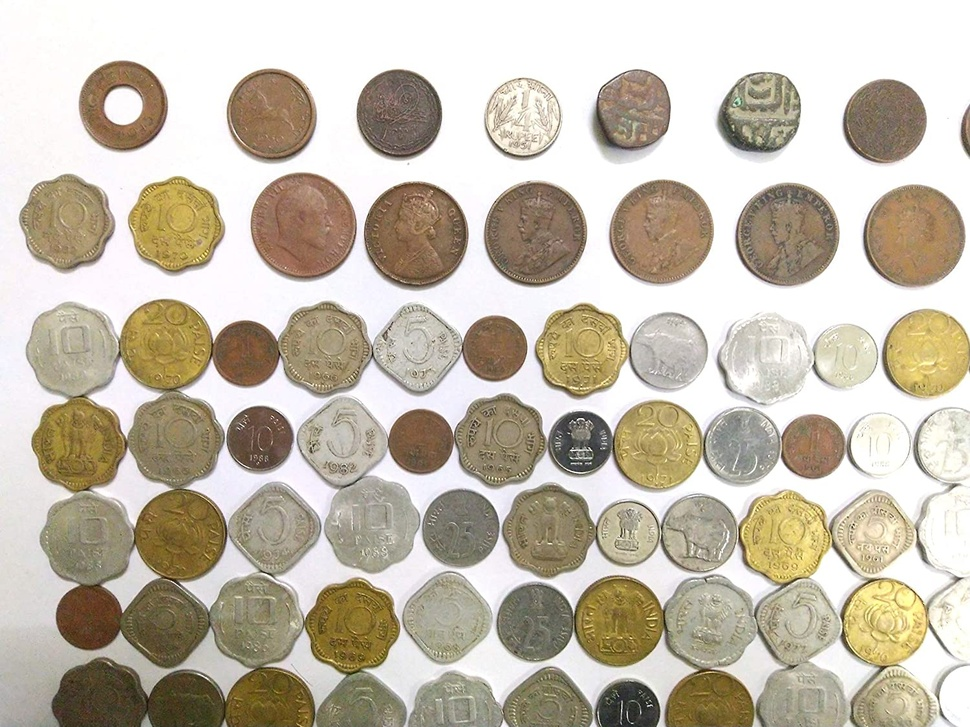
#> input picture Lab 7/coins1.jpg, 970 x 727 px, shrunk from 1500 x 1125 before the run
$ jupyter execute --allow-errors ImageSegmentation.ipynb
#> lines starting #> are read from the running program, lines starting #| are printed output that depends on the picture; after the words box and inside, x2 and y2 are one past the last pixel; in counts of white or black regions, pixels touching at a corner belong together
# Image Segmentation

[cell 1]
import cv2 as cv
import numpy as np
import matplotlib.pyplot as plt

img = cv.imread('coins1.jpg', 0)
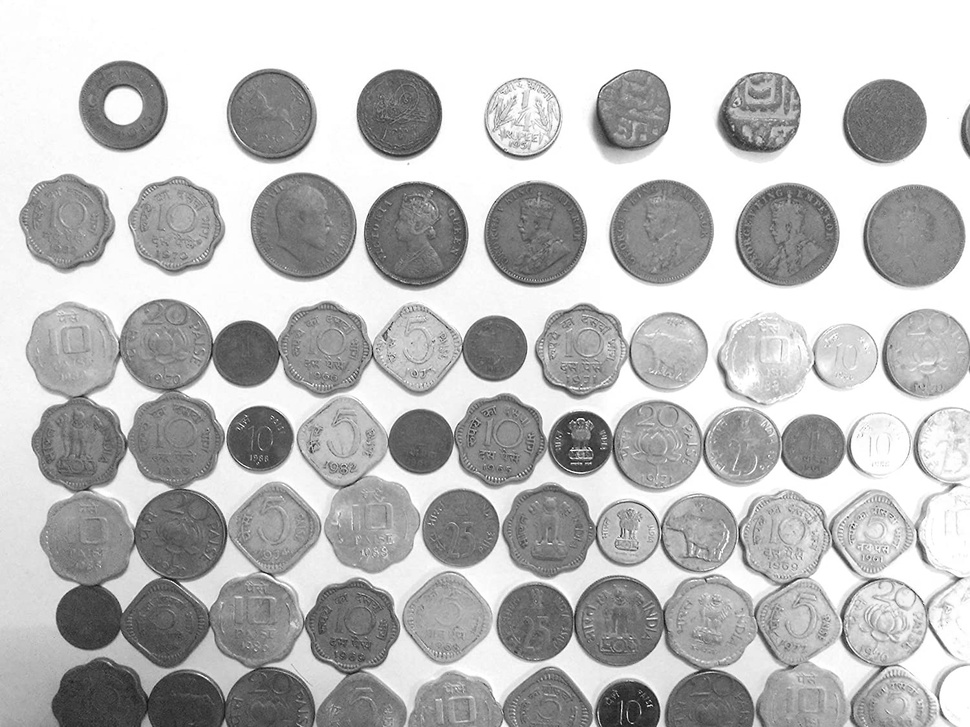
#> img: shape (727, 970); min 0, max 255, mean 188.2
_, thres_img = cv.threshold(img, 0, 255, cv.THRESH_BINARY_INV + cv.THRESH_OTSU)
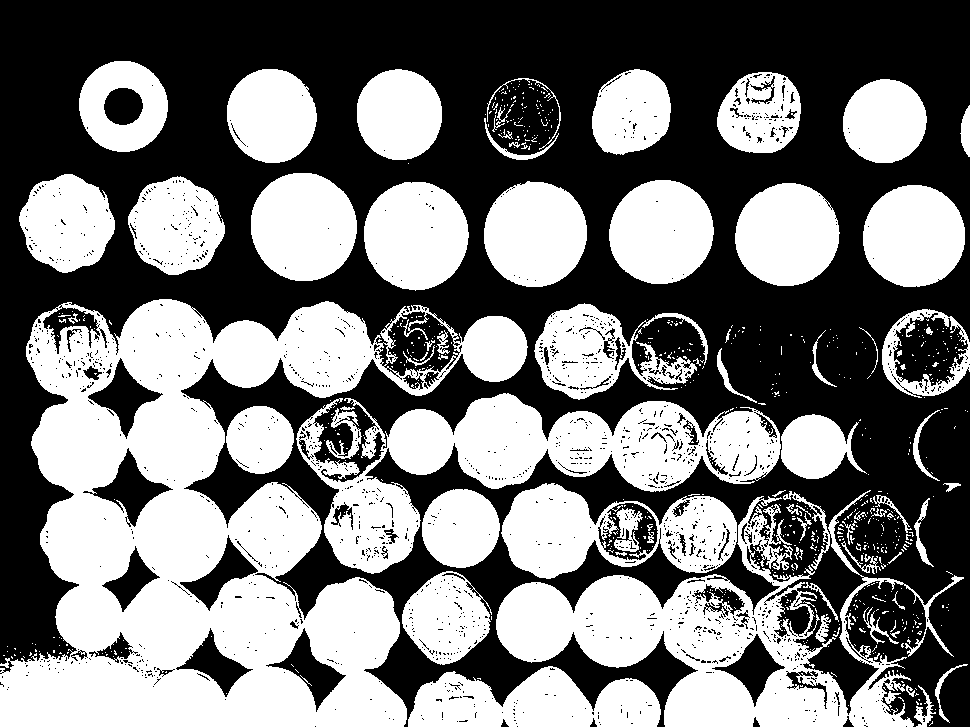
#> thres_img: shape (727, 970); 46.9% white; 678 white regions (603 under 20 px), largest, box (x1, y1, x2, y2) and area: (0, 299, 528, 727) 106649, (496, 490, 964, 727) 35157, (296, 393, 781, 574) 31842
cv.imshow('thres_img', thres_img)

# noise removal
kernel = np.ones((3, 3), np.uint8)
opening = cv.morphologyEx(thres_img, cv.MORPH_OPEN, kernel, iterations = 1)
#> opening: shape (727, 970); 44.8% white; 206 white regions (96 under 20 px), largest, box (x1, y1, x2, y2) and area: (0, 299, 450, 727) 100458, (496, 575, 848, 727) 26891, (381, 393, 781, 492) 22675
cv.imshow('opening', opening)
# # sure background area
sure_bg = cv.dilate(opening, kernel, iterations = 3)
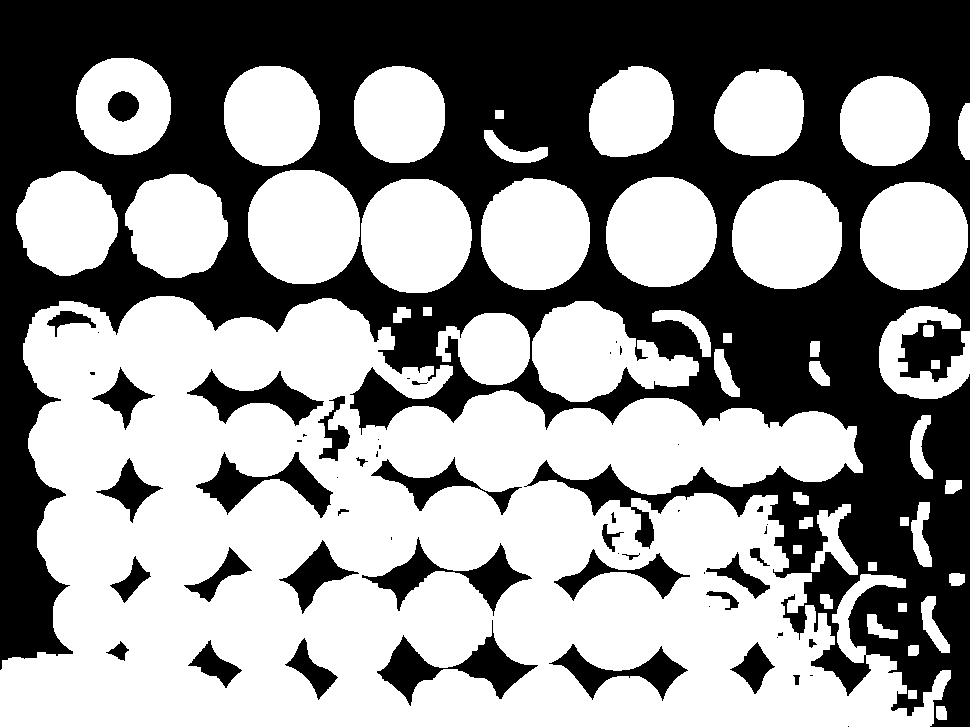
#> sure_bg: shape (727, 970); 56.5% white; 56 black regions (24 under 20 px), largest, box (x1, y1, x2, y2) and area: (0, 0, 970, 727) 273965, (377, 620, 538, 706) 3883, (362, 537, 532, 616) 3367
cv.imshow('sure_bg', sure_bg)

# Finding sure foreground area
dist = cv.distanceTransform(opening, cv.DIST_L2, 3)
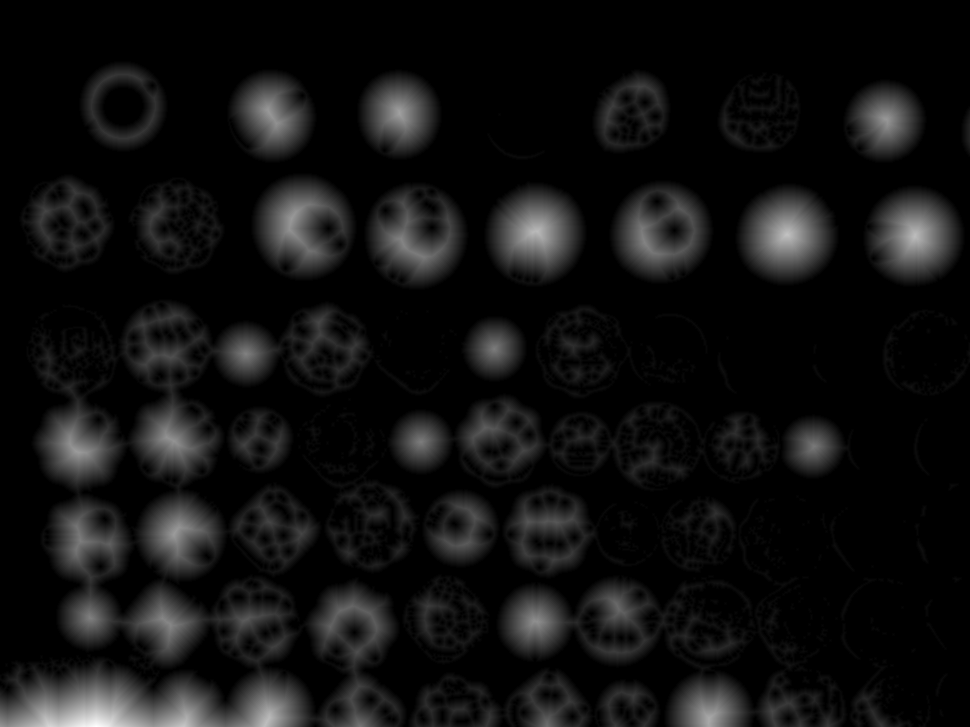
#> dist: shape (727, 970) float32; min 0, max 65.01, mean 4.4; drawn with min black and max white
ret, dist1 = cv.threshold(dist, 0.6*dist.max(), 255, 0)
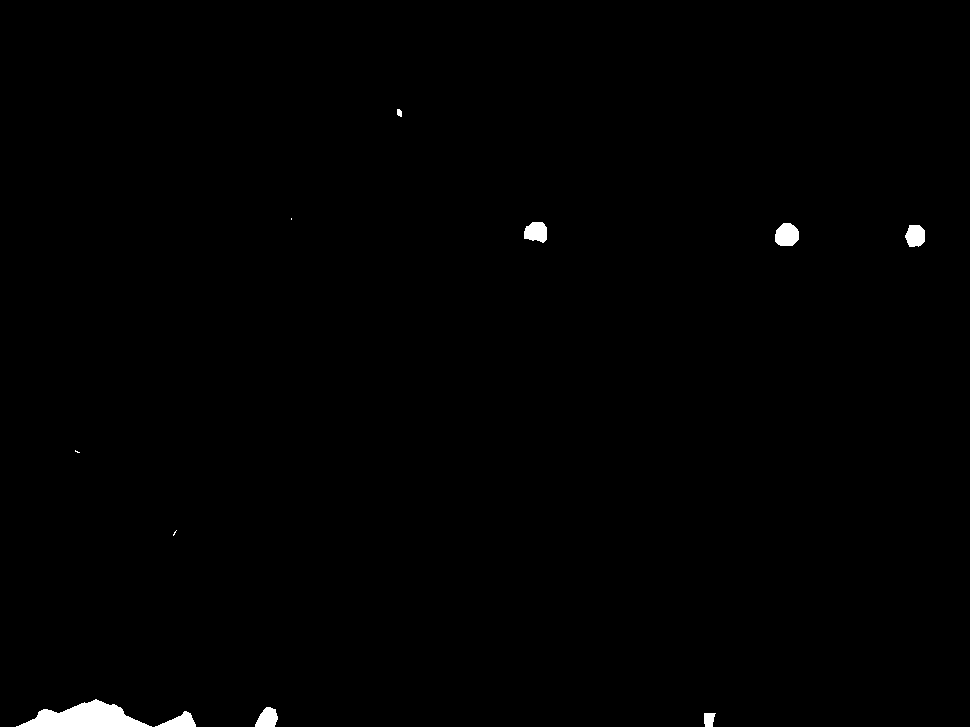
#> dist1: shape (727, 970) float32; 0.58% white; 11 white regions (3 under 20 px), largest, box (x1, y1, x2, y2) and area: (16, 699, 152, 727) 2068, (775, 223, 799, 246) 450, (524, 222, 547, 243) 382
#> ret = 39.01

markers = np.zeros(dist.shape, dtype=np.int32)
dist_8u = dist1.astype('uint8')
#> dist_8u: shape (727, 970); 0.58% white; 11 white regions (3 under 20 px)
contours, _ = cv.findContours(dist_8u, cv.RETR_EXTERNAL, cv.CHAIN_APPROX_SIMPLE)
#> contours = 11 contours, 3 with area under 20; largest, box (x1, y1, x2, y2) and area: (16, 699, 152, 727) 1929, (775, 223, 799, 246) 416, (524, 222, 547, 243) 348, (905, 225, 925, 247) 325, (255, 707, 278, 727) 301, (155, 711, 196, 727) 292, (704, 713, 716, 727) 114, (397, 109, 402, 117) 23
for i in range(len(contours)):
    cv.drawContours(markers, contours, i, (i+1), -1)
#> this loop made 11 passes
#> markers: shape (727, 970) int32; 12 distinct labels, from 0 to 11

markers = cv.circle(markers, (15,15), 5, len(contours)+1, -1)
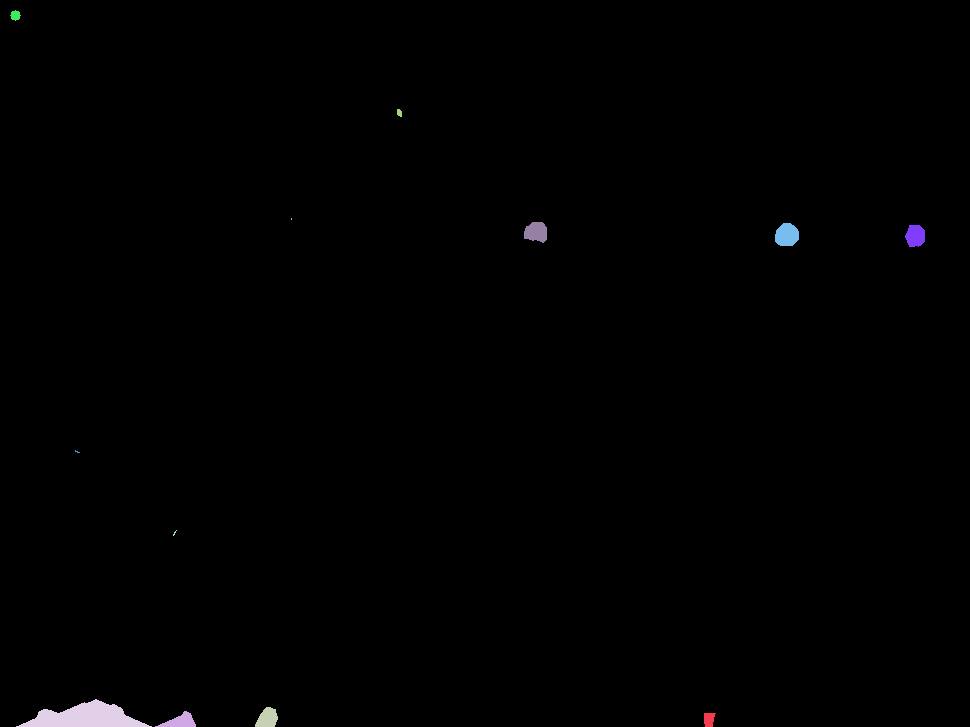
#> markers: shape (727, 970) int32; 13 distinct labels, from 0 to 12; one colour per label, 0 black
#> (the rest of this cell did not finish here and is left out)

$ run again, with Lab 7/d1.jpg copied over Lab 7/coins1.jpg
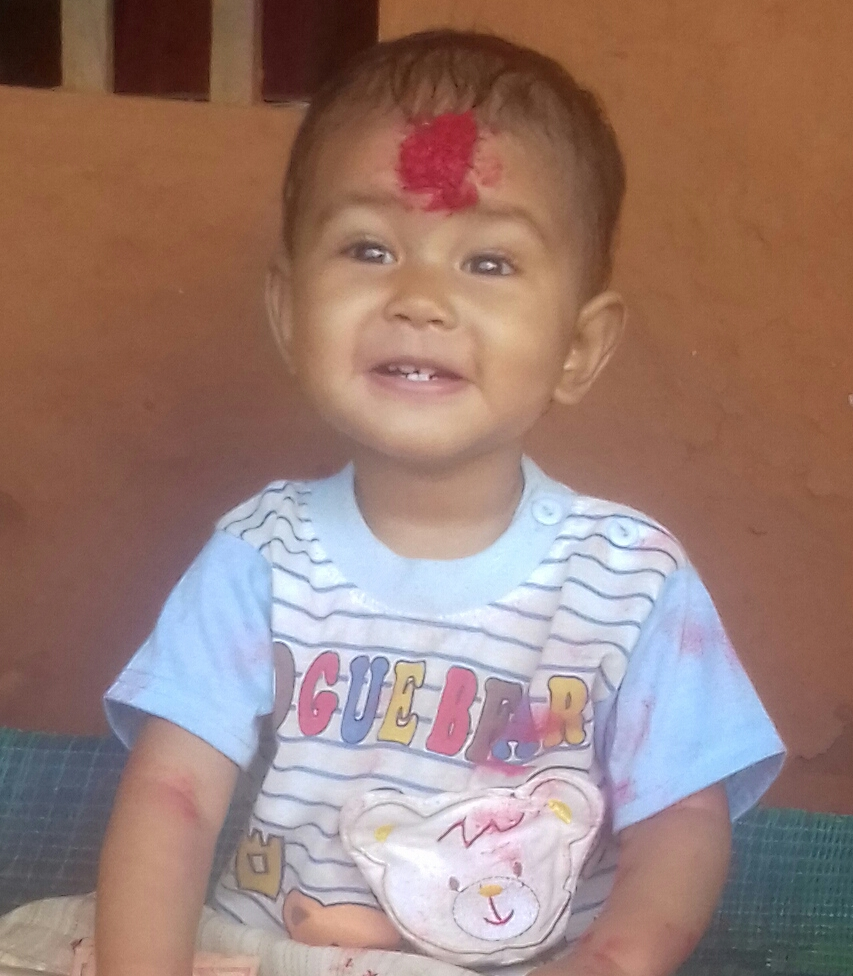
#> input picture Lab 7/d1.jpg, 853 x 976 px
#> `_, thres_img = cv.threshold(img, 0, 255, cv.THRESH_BINARY_INV + cv.THR..`:
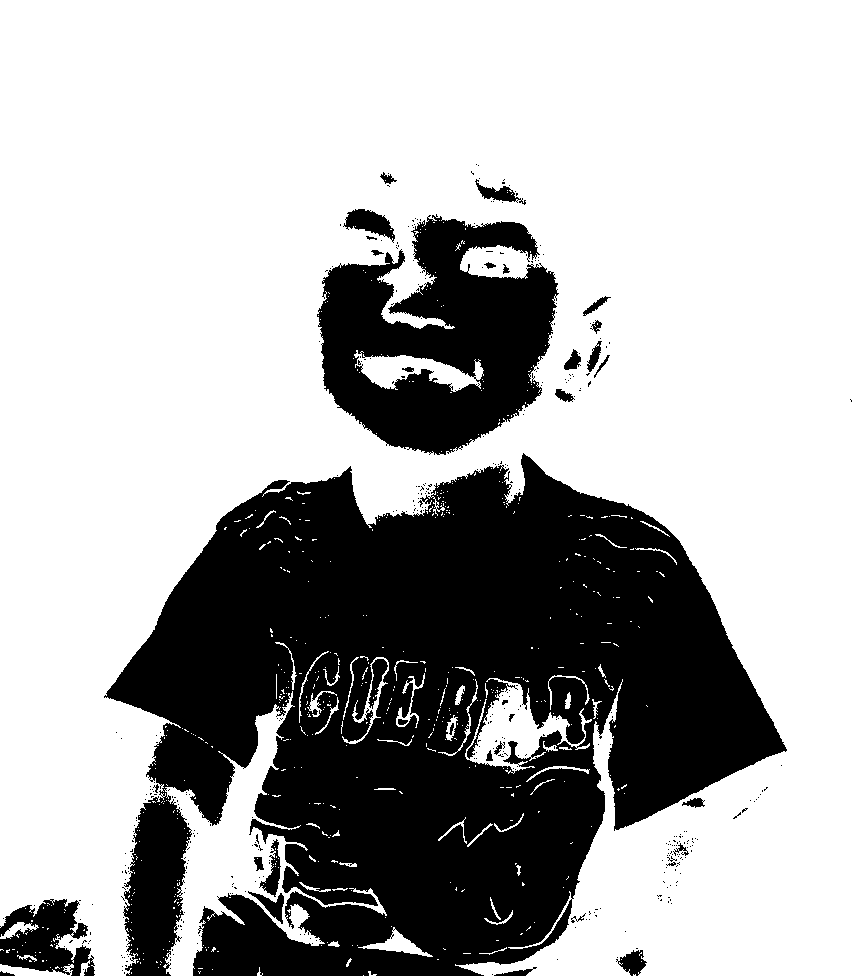
#> thres_img: shape (976, 853); 67.8% white; 412 black regions (377 under 20 px), largest, box (x1, y1, x2, y2) and area: (104, 453, 787, 976) 221750, (317, 214, 559, 455) 35712, (0, 899, 95, 976) 4504
#> opening: shape (976, 853); 66.7% white; 135 black regions (110 under 20 px), largest, box (x1, y1, x2, y2) and area: (104, 453, 787, 976) 230855, (317, 214, 559, 455) 36999, (0, 899, 95, 976) 4915
#> sure_bg: shape (976, 853); 70.6% white; 33 black regions (21 under 20 px), largest, box (x1, y1, x2, y2) and area: (110, 460, 782, 976) 209952, (321, 218, 554, 451) 30546, (0, 903, 90, 970) 2952
#> dist1: shape (976, 853) float32; 6.4% white; 2 white regions, box (x1, y1, x2, y2) and area: (0, 0, 195, 393) 37304, (689, 0, 853, 154) 15861
#> ret = 250.5
#> dist_8u: shape (976, 853); 6.4% white; 2 white regions
#> contours = 2 contours; box (x1, y1, x2, y2) and area: (0, 0, 195, 393) 36806, (689, 0, 853, 154) 15596
#> the loop `for i in range(len(contours)):` made 2 passes
#> after the loop `for i in range(len(contours)):`:
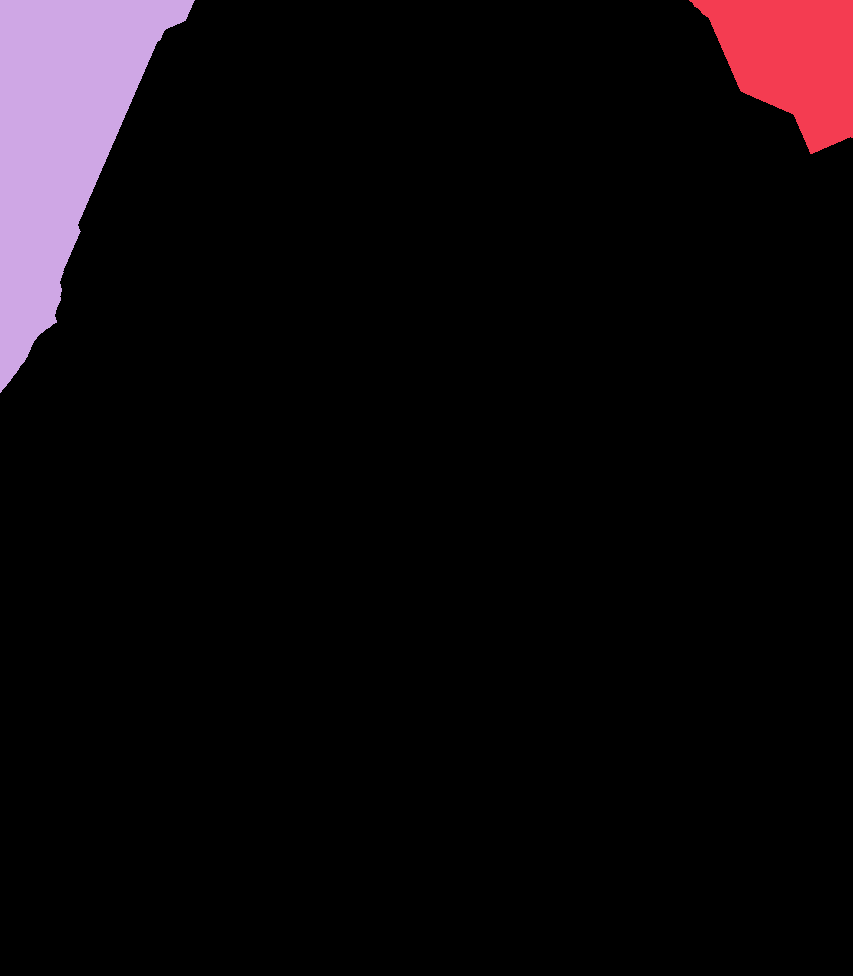
#> markers: shape (976, 853) int32; 3 distinct labels, from 0 to 2; one colour per label, 0 black
